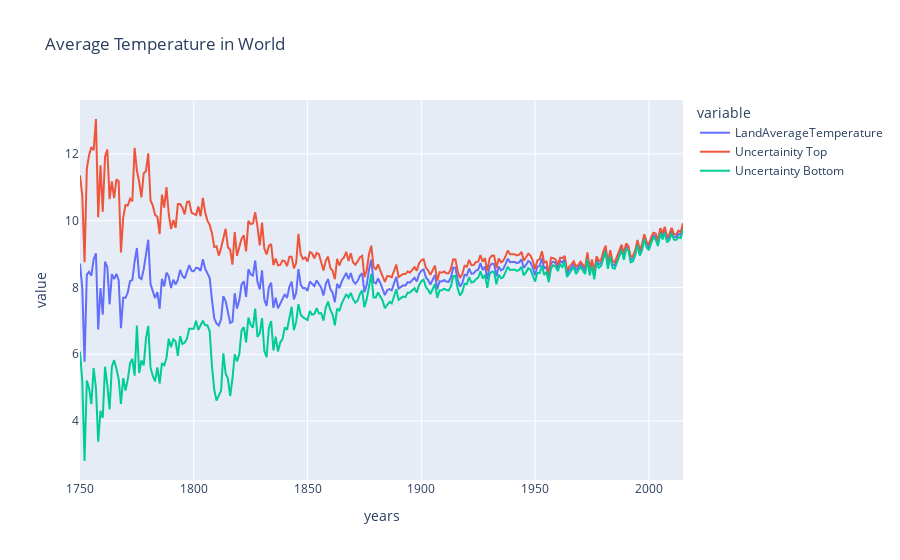

Write notebook code for a chart like this one.
### Code cell
fig=px.line(data,x='years',y=['years', 'LandAverageTemperature','Uncertainity Top', 'Uncertainty Bottom'],title="Average Temperature in World")
fig.show()

### Figure 1 — Plotly figure (JSON) as saved in the notebook; plotly's stock layout.template omitted (floating-point values rounded to 4 significant figures; data arrays with more than 128 entries replaced by an {"elided": "..."} marker saying what was removed)
{"data": [{"hovertemplate": "variable=LandAverageTemperature<br>years=%{x}<br>value=%{y}<extra></extra>", "legendgroup": "LandAverageTemperature", "line": {"color": "#636efa", "dash": "solid"}, "marker": {"symbol": "circle"}, "mode": "lines", "name": "LandAverageTemperature", "orientation": "v", "showlegend": true, "type": "scatter", "x": {"elided": "266 int values"}, "xaxis": "x", "y": {"elided": "266 float values"}, "yaxis": "y"}, {"hovertemplate": "variable=Uncertainity Top<br>years=%{x}<br>value=%{y}<extra></extra>", "legendgroup": "Uncertainity Top", "line": {"color": "#EF553B", "dash": "solid"}, "marker": {"symbol": "circle"}, "mode": "lines", "name": "Uncertainity Top", "orientation": "v", "showlegend": true, "type": "scatter", "x": {"elided": "266 int values"}, "xaxis": "x", "y": {"elided": "266 float values"}, "yaxis": "y"}, {"hovertemplate": "variable=Uncertainty Bottom<br>years=%{x}<br>value=%{y}<extra></extra>", "legendgroup": "Uncertainty Bottom", "line": {"color": "#00cc96", "dash": "solid"}, "marker": {"symbol": "circle"}, "mode": "lines", "name": "Uncertainty Bottom", "orientation": "v", "showlegend": true, "type": "scatter", "x": {"elided": "266 int values"}, "xaxis": "x", "y": {"elided": "266 float values"}, "yaxis": "y"}], "layout": {"legend": {"title": {"text": "variable"}, "tracegroupgap": 0}, "title": {"text": "Average Temperature in World"}, "xaxis": {"anchor": "y", "domain": [0, 1], "title": {"text": "years"}}, "yaxis": {"anchor": "x", "domain": [0, 1], "title": {"text": "value"}}}}
